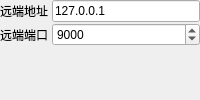
          <widget class="QWidget" name="pageTcpClient">
           <layout class="QFormLayout" name="formTcpClient">
            <property name="horizontalSpacing">
             <number>4</number>
            </property>
            <property name="verticalSpacing">
             <number>1</number>
            </property>
            <property name="leftMargin">
             <number>0</number>
            </property>
            <property name="topMargin">
             <number>0</number>
            </property>
            <property name="rightMargin">
             <number>0</number>
            </property>
            <property name="bottomMargin">
             <number>0</number>
            </property>
            <item row="0" column="0">
             <widget class="QLabel" name="lblTcpHost">
              <property name="text">
               <string>远端地址</string>
              </property>
             </widget>
            </item>
            <item row="0" column="1">
             <widget class="QLineEdit" name="tcpHostEdit">
              <property name="text">
               <string>127.0.0.1</string>
              </property>
             </widget>
            </item>
            <item row="1" column="0">
             <widget class="QLabel" name="lblTcpPort">
              <property name="text">
               <string>远端端口</string>
              </property>
             </widget>
            </item>
            <item row="1" column="1">
             <widget class="QSpinBox" name="tcpPortSpin">
              <property name="minimum">
               <number>1</number>
              </property>
              <property name="maximum">
               <number>65535</number>
              </property>
              <property name="value">
               <number>9000</number>
              </property>
             </widget>
            </item>
           </layout>
          </widget>
